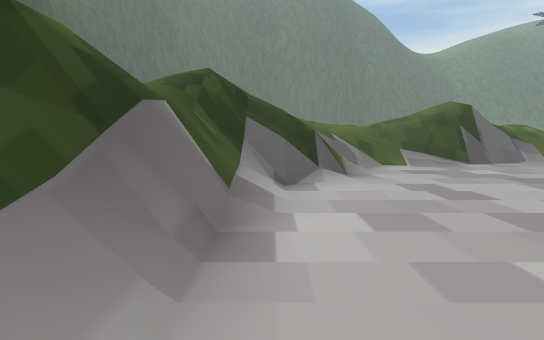
View 1 (above)

13 first-person views from a walk through a Unity game level. The camera is 1.5 m above the floor, tilts 6° down and sees 75° across. The floor is counted in squares, 2 m on a side. Each view is taken from the middle of a square. On the plan, view 1 faces up. The plan holds only what a view shows up to about 11 squares ahead; the rest is blank. The place goes on beyond the plan. The player character is not drawn.

View 2
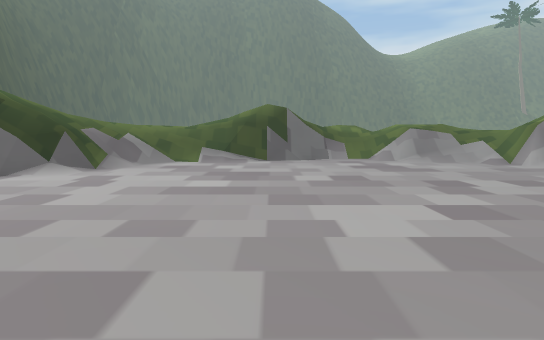

View 3
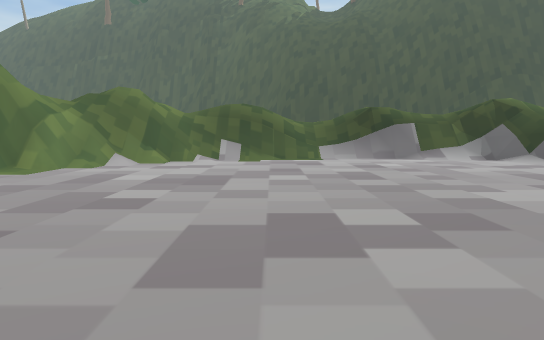

View 4
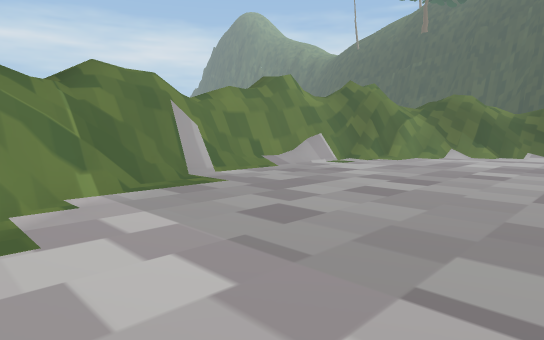

View 5
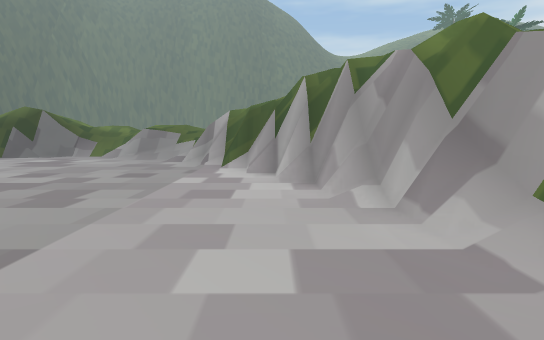

View 6
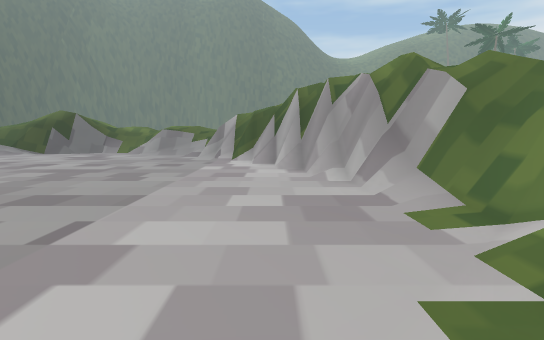

View 7
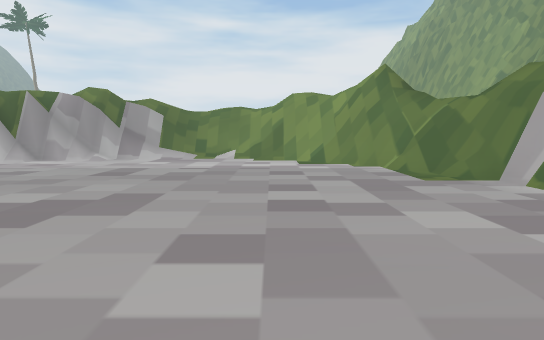

View 8
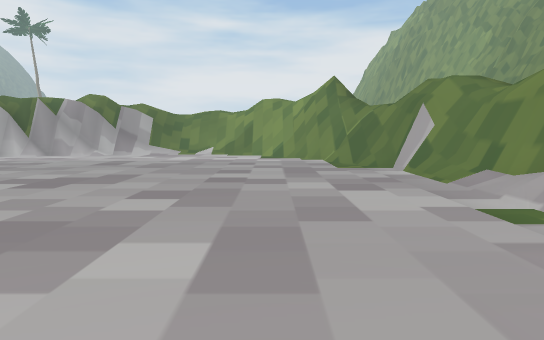

View 9
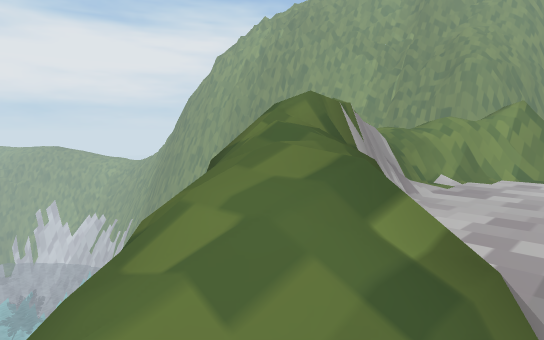

View 10
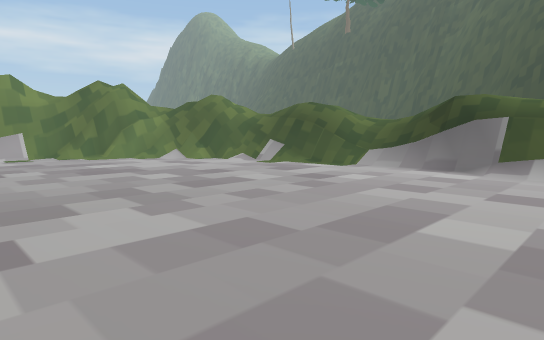

View 11
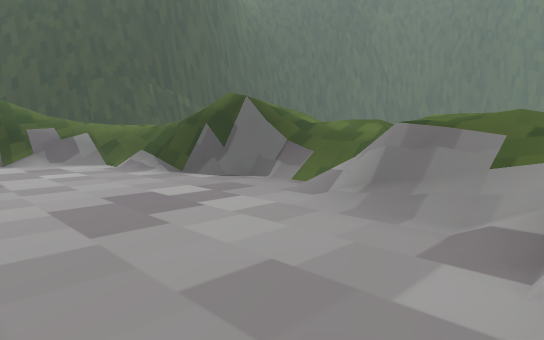

View 12
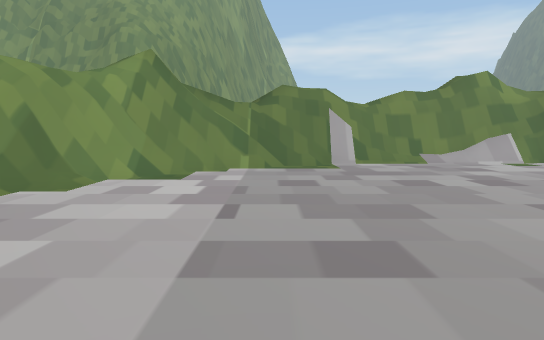

View 13
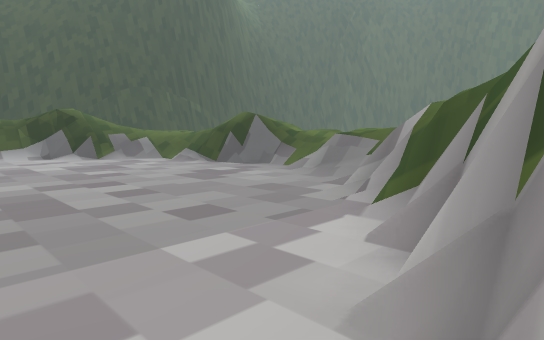

### Floor plan
Key: @ floor where view 1 was taken; # wall or solid block; . main floor; : floor 1.5 m higher than the main floor; + floor 3.25 m higher than the main floor; / step, stairs or slope; = window, fence, low wall or low ledge; v drop or lower ground.
Columns run from 2 left of view 1 to 15 right of it. Each row starts with its distance up from view 1.
 11         vvv
 10      ////////v
  9    ://=#/./=///
  8   //=//....//=/v
  7  //==........== v
  6 v===..........##+v
  5 /==............##
  4 /=.............##
  3 /=..............##
  2 /#...............#
  1 //...............#
  0 //@..............#
 -1 /#/..............#
 -2 /=/..............#
 -3  /=..............#
 -4  /=/............##
 -5   /#=..........##
 -6   //##.......###
 -7    /=###...####
 -8        #####

Where each view was taken, in squares from view 1:
view 1: 0 up, 0 right, facing up
view 2: 1 down, 5 right, facing up
view 3: 1 down, 10 right, facing left
view 4: 1 down, 13 right, facing down-left
view 5: 2 down, 13 right, facing up
view 6: 4 down, 13 right, facing up
view 7: 3 down, 4 right, facing right
view 8: 4 down, 2 right, facing right
view 9: 9 up, 11 right, facing down-right
view 10: 5 up, 7 right, facing down-left
view 11: 5 up, 11 right, facing up-left
view 12: 2 up, 11 right, facing down
view 13: 2 up, 14 right, facing up-left
